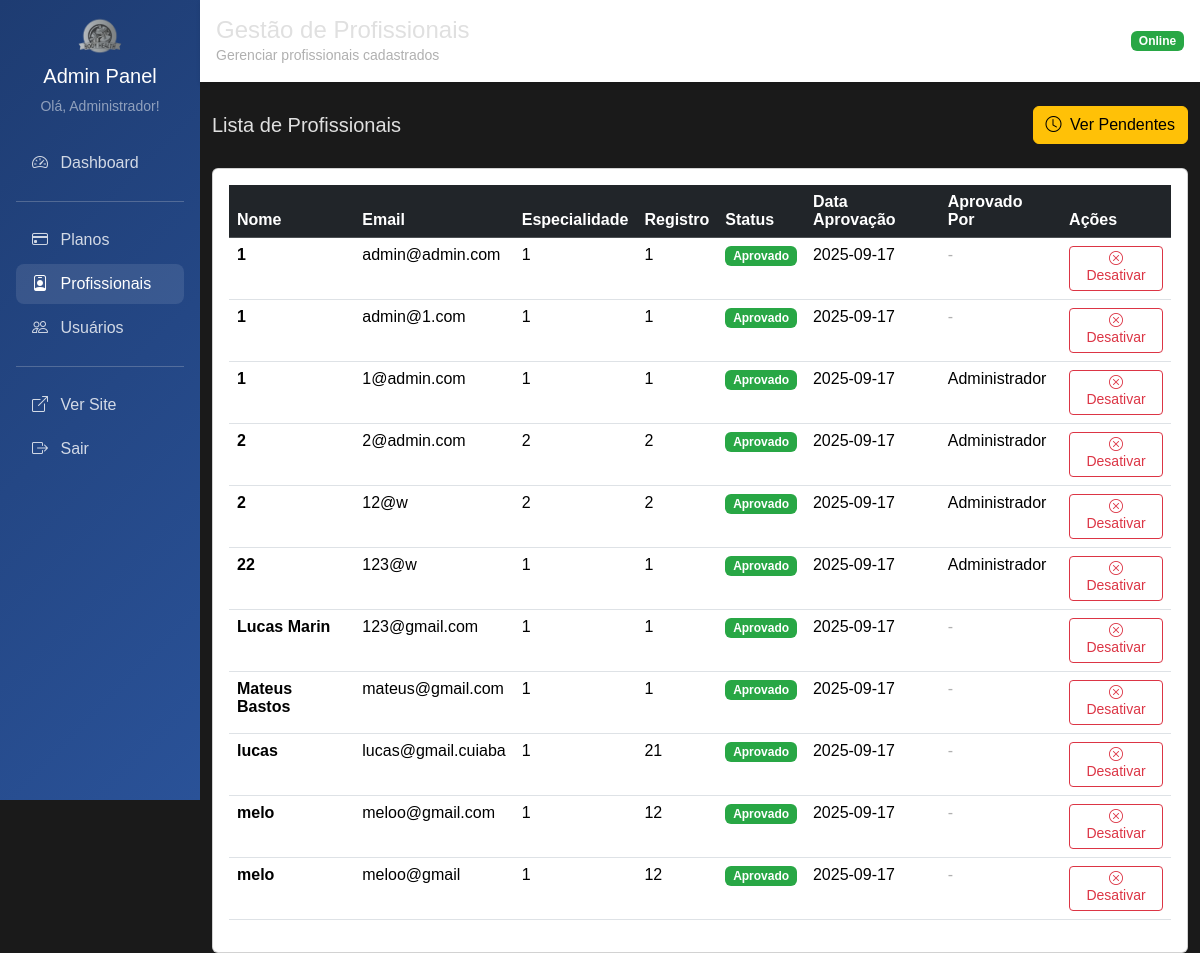
The app's page /admin/profissionais (signed in), older data.
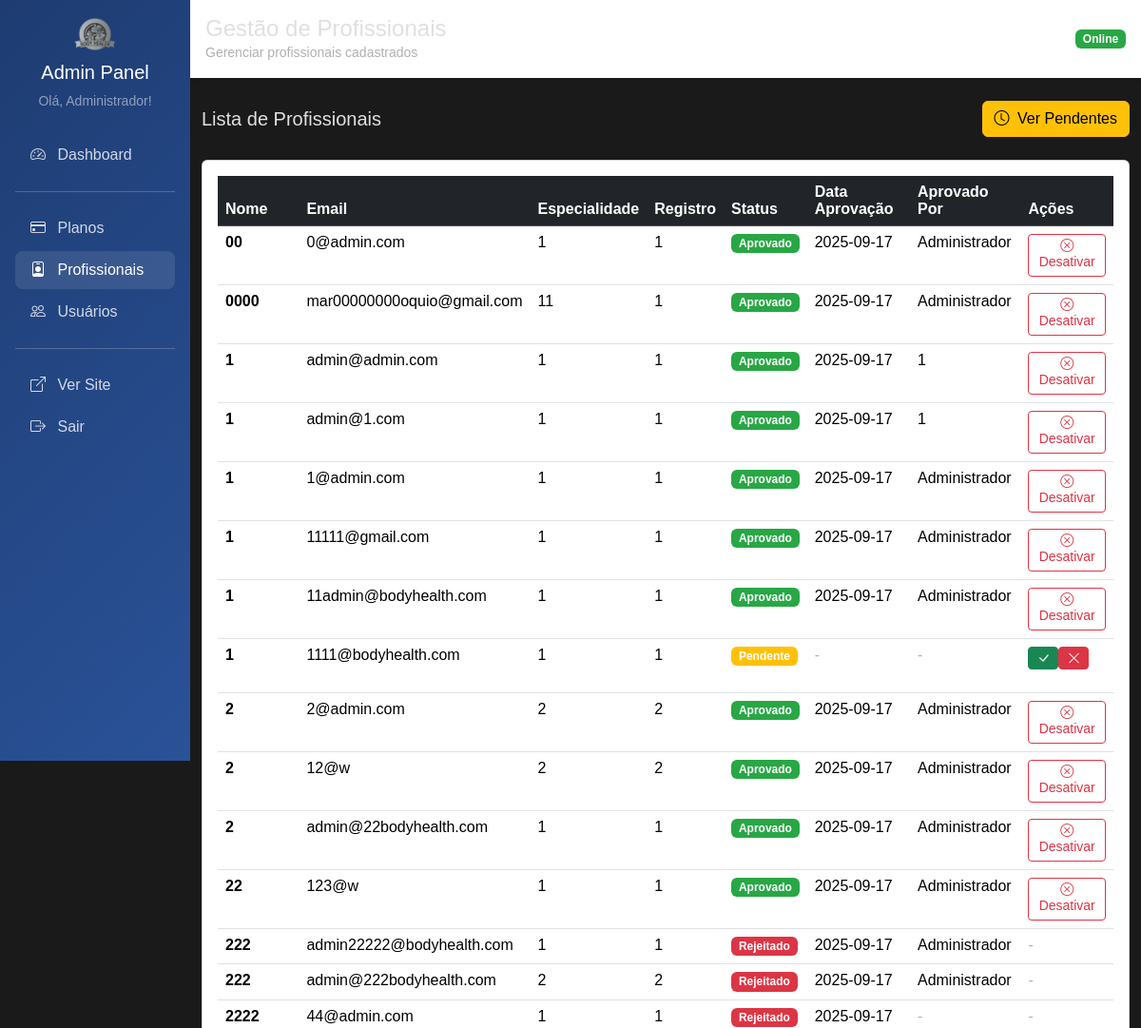
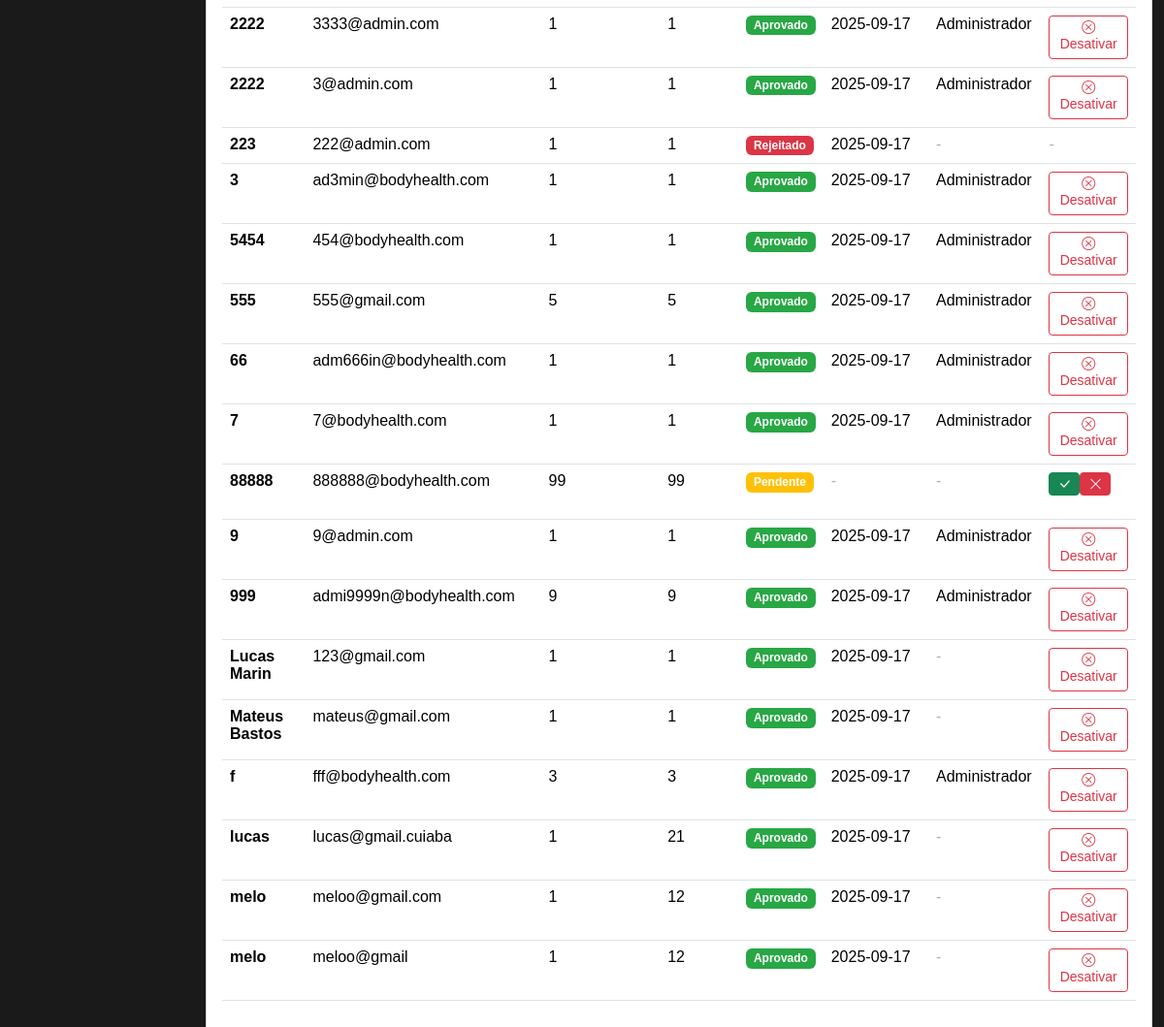
The same page, newer data (2 pictures, top to bottom).
### tables this page shows
CREATE TABLE usuario (
    id INTEGER PRIMARY KEY AUTOINCREMENT,
    nome TEXT NOT NULL,
    email TEXT UNIQUE NOT NULL,
    senha TEXT NOT NULL,
    perfil TEXT NOT NULL DEFAULT 'cliente',
    foto TEXT,
    token_redefinicao TEXT,
    data_token TIMESTAMP,
    data_cadastro TIMESTAMP DEFAULT CURRENT_TIMESTAMP
);

CREATE TABLE profissional (
    id INTEGER PRIMARY KEY,
    especialidade TEXT NOT NULL,
    registro_profissional TEXT,
    status TEXT DEFAULT 'pendente',
    data_solicitacao TIMESTAMP DEFAULT CURRENT_TIMESTAMP,
    data_aprovacao TIMESTAMP,
    aprovado_por INTEGER,
    FOREIGN KEY (id) REFERENCES usuario(id),
    FOREIGN KEY (aprovado_por) REFERENCES usuario(id)
);

### main.py (the view)
@app.get("/admin/profissionais")
@requer_autenticacao(['admin'])
async def admin_profissionais_listar(request: Request, usuario_logado: dict = Depends(obter_usuario_logado)):
    profissionais = profissional_repo.obter_todos_com_status()
    return templates.TemplateResponse("admin/profissionais/listar.html", {
        "request": request,
        "usuario": usuario_logado,
        "profissionais": profissionais
    })

### templates/admin/profissionais/listar.html (shortened to what this page needs)
{% extends "admin/base_admin.html" %}
{% block titulo %}Gestão de Profissionais{% endblock %}
{% block subtitulo %}Gerenciar profissionais cadastrados{% endblock %}
{% block content %}
    <div class="d-flex justify-content-between align-items-center mb-4">
        <h5 class="mb-0">Lista de Profissionais</h5>
        <a href="/admin/profissionais/pendentes" class="btn btn-warning">
            <i class="bi bi-clock me-1"></i> Ver Pendentes
        </a>
    </div>
    <div class="card">
        <div class="card-body">
            {% if profissionais %}
                <div class="table-responsive">
                    <table class="table table-hover">
                        <thead class="table-dark">
                            <tr>
                                <th>Nome</th>
                                <th>Email</th>
                                <th>Especialidade</th>
                                <th>Registro</th>
                                <th>Status</th>
                                <th>Data Aprovação</th>
                                <th>Aprovado Por</th>
                                <th>Ações</th>
                            </tr>
                        </thead>
                        <tbody>
                            {% for prof in profissionais %}
                            <tr>
                                <td><strong>{{ prof.nome }}</strong></td>
                                <td>{{ prof.email }}</td>
                                <td>{{ prof.especialidade }}</td>
                                <td>
                                    {% if prof.registro_profissional %}
                                        {{ prof.registro_profissional }}
                                    {% else %}
                                        <span class="text-muted">-</span>
                                    {% endif %}
                                </td>
                                <td>
                                    {% if prof.status == 'aprovado' %}
                                        <span class="badge bg-success">Aprovado</span>
                                    {% elif prof.status == 'pendente' %}
                                        <span class="badge bg-warning">Pendente</span>
                                    {% elif prof.status == 'rejeitado' %}
                                        <span class="badge bg-danger">Rejeitado</span>
                                    {% else %}
                                        <span class="badge bg-secondary">Inativo</span>
                                    {% endif %}
                                </td>
                                <td>
                                    {% if prof.data_aprovacao %}
                                        {{ prof.data_aprovacao[:10] }}
                                    {% else %}
                                        <span class="text-muted">-</span>
                                    {% endif %}
                                </td>
                                <td>
                                    {% if prof.aprovado_por_nome %}
                                        {{ prof.aprovado_por_nome }}
                                    {% else %}
                                        <span class="text-muted">-</span>
                                    {% endif %}
                                </td>
                                <td>
                                    {% if prof.status == 'aprovado' %}
                                        <button type="button" class="btn btn-outline-danger btn-sm"
                                                onclick="confirmarDesativacao({{ prof.id }}, '{{ prof.nome }}')">
                                            <i class="bi bi-x-circle"></i> Desativar
                                        </button>
                                    {% elif prof.status == 'pendente' %}
                                        <div class="btn-group btn-group-sm">
                                            <form method="post" action="/admin/profissionais/aprovar/{{ prof.id }}" class="d-inline">
                                                <button type="submit" class="btn btn-success btn-sm">
                                                    <i class="bi bi-check-lg"></i>
                                                </button>
                                            </form>
                                            <form method="post" action="/admin/profissionais/rejeitar/{{ prof.id }}" class="d-inline">
                                                <button type="submit" class="btn btn-danger btn-sm">
                                                    <i class="bi bi-x-lg"></i>
                                                </button>
                                            </form>
                                        </div>
                                    {% else %}
                                        <span class="text-muted">-</span>
                                    {% endif %}
                                </td>
                            </tr>
                            {% endfor %}
                        </tbody>
                    </table>
                </div>
            {% else %}
                <div class="text-center py-5">
                    <i class="bi bi-person-badge text-muted" style="font-size: 4rem;"></i>
                    <h5 class="mt-3 text-muted">Nenhum profissional encontrado</h5>
                    <p class="text-muted">Aguarde cadastros de profissionais.</p>
                </div>
            {% endif %}
        </div>
    </div>
{% endblock %}

### templates/admin/base_admin.html (shortened to what this page needs)
<html lang="pt-BR">
<head>
    <link href="https://cdn.jsdelivr.net/npm/bootstrap@5.3.3/dist/css/bootstrap.min.css" rel="stylesheet">
    <link href="https://cdn.jsdelivr.net/npm/bootstrap-icons@1.10.5/font/bootstrap-icons.css" rel="stylesheet">
    <link rel="stylesheet" href="/static/css/styles.css">
</head>
<body>
    <div class="container-fluid p-0">
        <div class="row g-0">
            <div class="col-md-3 col-lg-2">
                <div class="admin-sidebar p-3">
                    <div class="text-center mb-4">
                        <img src="/static/img/logo.png" height="40" alt="Body Health">
                        <h5 class="text-white mt-2">Admin Panel</h5>
                        <small class="text-white-50">Olá, {{ usuario.nome }}!</small>
                    </div>
                    <nav class="nav flex-column">
                        <a class="nav-link {% if request.url.path == '/admin' %}active{% endif %}" href="/admin">
                            <i class="bi bi-speedometer2 me-2"></i> Dashboard
                        </a>
                        <hr class="bg-white-50">
                        <a class="nav-link {% if '/admin/planos' in request.url.path %}active{% endif %}" href="/admin/planos">
                            <i class="bi bi-credit-card me-2"></i> Planos
                        </a>
                        <a class="nav-link {% if '/admin/profissionais' in request.url.path %}active{% endif %}" href="/admin/profissionais">
                            <i class="bi bi-person-badge me-2"></i> Profissionais
                        </a>
                        <a class="nav-link {% if '/admin/usuarios' in request.url.path %}active{% endif %}" href="/admin/usuarios">
                            <i class="bi bi-people me-2"></i> Usuários
                        </a>
                        <hr class="bg-white-50">
                        <a class="nav-link" href="/" target="_blank">
                            <i class="bi bi-box-arrow-up-right me-2"></i> Ver Site
                        </a>
                        <a class="nav-link" href="/logout">
                            <i class="bi bi-box-arrow-right me-2"></i> Sair
                        </a>
                    </nav>
                </div>
            </div>
            <div class="col-md-9 col-lg-10">
                <div class="admin-header p-3 mb-4">
                    <div class="d-flex justify-content-between align-items-center">
                        <div>
                            <h4 class="mb-0">{% block titulo %}Painel Administrativo{% endblock %}</h4>
                            <small class="text-muted">{% block subtitulo %}Body Health Admin{% endblock %}</small>
                        </div>
                        <div>
                            <span class="badge bg-success">Online</span>
                        </div>
                    </div>
                </div>
                <div class="container-fluid">
                    {% block content %}{% endblock %}
                </div>
            </div>
        </div>
    </div>
</body>
</html>

### static/css/styles.css (style rules this page uses)
:root { --dark-bg: #1a1a1a; --dark-card-bg: #2b2b2b; --dark-text-color: #e0e0e0; --dark-muted-text: #b0b0b0; --dark-border-color: #444444; --dark-shadow-color: rgba(0, 0, 0, 0.5); --highlight-yellow: #ffc107; --highlight-green: #28a745; --highlight-red: #dc3545; --light-banner-bg-start: #ffffff; --light-banner-bg-end: #eaeaea; --light-banner-text: #000000; }
body { background-color: var(--dark-bg); color: var(--dark-text-color); font-family: Arial, sans-serif; padding-top: 0px; }
.text-muted { color: var(--dark-muted-text) !important; }
.badge.bg-success { background-color: var(--highlight-green) !important; }

### templates/admin/base_admin.html (style rules this page uses)
.admin-sidebar { min-height: 100vh; background: linear-gradient(135deg, #1e3c72 0%, #2a5298 100%); }
.admin-sidebar .nav-link { color: rgba(255, 255, 255, 0.8); border-radius: 8px; margin: 2px 0; }
.admin-sidebar .nav-link:hover, .admin-sidebar .nav-link.active { color: white; background-color: rgba(255, 255, 255, 0.1); }
.admin-header { background: white; box-shadow: 0 2px 4px rgba(0,0,0,0.1); }

Row changes from the older to the newer data that the page shows:
added profissional: nome "00", email "0@admin.com", especialidade "1", registro_profissional "1", status "Aprovado", data_aprovacao "2025-09-17", aprovado_por_nome "Administrador"
added profissional: nome "0000", email "mar00000000oquio@gmail.com", especialidade "11", registro_profissional "1", status "Aprovado", data_aprovacao "2025-09-17", aprovado_por_nome "Administrador"
changed profissional "admin@admin.com": aprovado_por_nome (not shown) → "1"; no longer shows "-"
changed profissional "admin@1.com": aprovado_por_nome (not shown) → "1"; no longer shows "-"
added profissional: nome "1", email "11111@gmail.com", especialidade "1", registro_profissional "1", status "Aprovado", data_aprovacao "2025-09-17", aprovado_por_nome "Administrador"
added profissional: nome "1", email "11admin@bodyhealth.com", especialidade "1", registro_profissional "1", status "Aprovado", data_aprovacao "2025-09-17", aprovado_por_nome "Administrador"
added profissional: nome "1", email "1111@bodyhealth.com", especialidade "1", registro_profissional "1", status "Pendente"
added profissional: nome "2", email "admin@22bodyhealth.com", especialidade "1", registro_profissional "1", status "Aprovado", data_aprovacao "2025-09-17", aprovado_por_nome "Administrador"
added profissional: nome "222", email "admin22222@bodyhealth.com", especialidade "1", registro_profissional "1", status "Rejeitado", data_aprovacao "2025-09-17", aprovado_por_nome "Administrador"
added profissional: nome "222", email "admin@222bodyhealth.com", especialidade "2", registro_profissional "2", status "Rejeitado", data_aprovacao "2025-09-17", aprovado_por_nome "Administrador"
added profissional: nome "2222", email "44@admin.com", especialidade "1", registro_profissional "1", status "Rejeitado", data_aprovacao "2025-09-17"
added profissional: nome "2222", email "3333@admin.com", especialidade "1", registro_profissional "1", status "Aprovado", data_aprovacao "2025-09-17", aprovado_por_nome "Administrador"
added profissional: nome "2222", email "3@admin.com", especialidade "1", registro_profissional "1", status "Aprovado", data_aprovacao "2025-09-17", aprovado_por_nome "Administrador"
added profissional: nome "223", email "222@admin.com", especialidade "1", registro_profissional "1", status "Rejeitado", data_aprovacao "2025-09-17"
added profissional: nome "3", email "ad3min@bodyhealth.com", especialidade "1", registro_profissional "1", status "Aprovado", data_aprovacao "2025-09-17", aprovado_por_nome "Administrador"
added profissional: nome "5454", email "454@bodyhealth.com", especialidade "1", registro_profissional "1", status "Aprovado", data_aprovacao "2025-09-17", aprovado_por_nome "Administrador"
added profissional: nome "555", email "555@gmail.com", especialidade "5", registro_profissional "5", status "Aprovado", data_aprovacao "2025-09-17", aprovado_por_nome "Administrador"
added profissional: nome "66", email "adm666in@bodyhealth.com", especialidade "1", registro_profissional "1", status "Aprovado", data_aprovacao "2025-09-17", aprovado_por_nome "Administrador"
added profissional: nome "7", email "7@bodyhealth.com", especialidade "1", registro_profissional "1", status "Aprovado", data_aprovacao "2025-09-17", aprovado_por_nome "Administrador"
added profissional: nome "88888", email "888888@bodyhealth.com", especialidade "99", registro_profissional "99", status "Pendente"
added profissional: nome "9", email "9@admin.com", especialidade "1", registro_profissional "1", status "Aprovado", data_aprovacao "2025-09-17", aprovado_por_nome "Administrador"
added profissional: nome "999", email "admi9999n@bodyhealth.com", especialidade "9", registro_profissional "9", status "Aprovado", data_aprovacao "2025-09-17", aprovado_por_nome "Administrador"
added profissional: nome "f", email "fff@bodyhealth.com", especialidade "3", registro_profissional "3", status "Aprovado", data_aprovacao "2025-09-17", aprovado_por_nome "Administrador"
